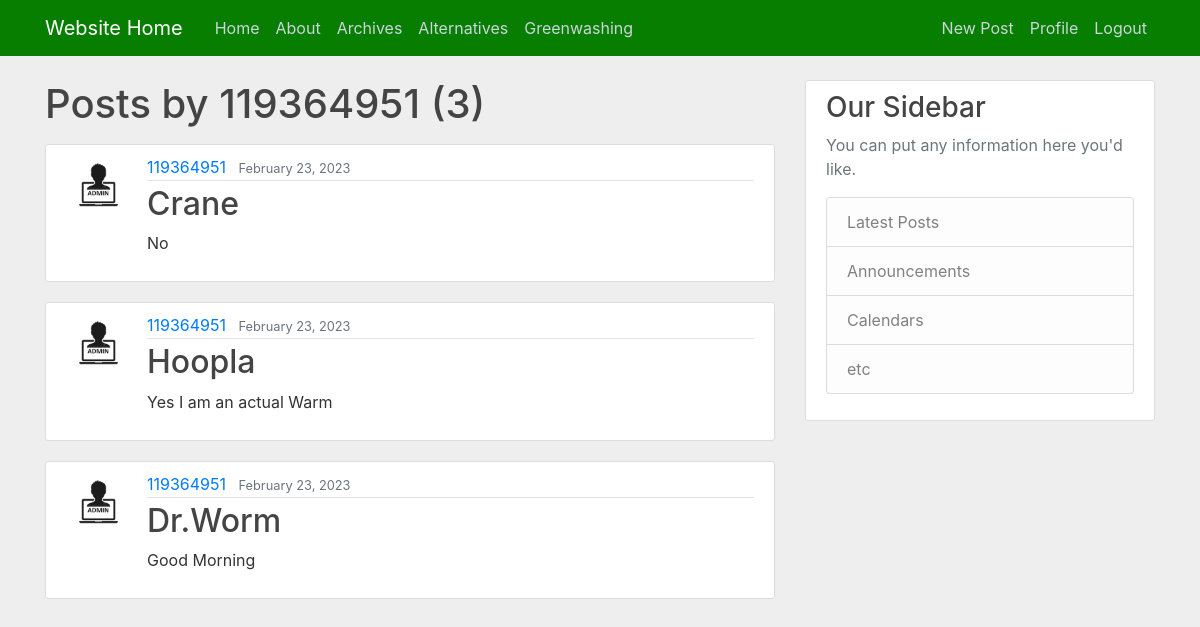
The app's page /greenuser/119364951 (signed in) with its own data.
### website/models.py (models this page shows)
class GreenPosts(models.Model):
    title = models.CharField(max_length=100)
    content = models.TextField()
    date_posted = models.DateTimeField(default=timezone.now)
    author = models.ForeignKey(User, on_delete=models.CASCADE)

### users/models.py (models this page shows, shortened)
class Profile(models.Model):
    user = models.OneToOneField(User, on_delete=models.CASCADE)
    image = models.ImageField(default='default.jpg', upload_to='profile_pics')

### website/views.py (the view)
# urls.py: path('greenuser/<str:username>', GreenUserPostListView.as_view(), name='greenuser-posts'),
class GreenUserPostListView(ListView):
    model = Posts
    template_name = 'website/greenuser_posts.html' #<app>/<model>_<viewtype>.html
    context_object_name = 'greenposts'
    paginate_by = 3
    def get_queryset(self):
        user = get_object_or_404(User, username=self.kwargs.get('username'))
        return GreenPosts.objects.filter(author=user).order_by('-date_posted')

### website/templates/website/greenuser_posts.html (shortened to what this page needs)
{% extends "website/base.html" %}
{% block content %}
<h1 class="mb-3" >Posts by {{ view.kwargs.username }} ({{ page_obj.paginator.count }})</h1>
    {% for greenposts in greenposts %}
    <article class="media content-section">
      <img class="rounded-circle article-img" src="{{ greenposts.author.profile.image.url }}">
    <div class="media-body">
        <div class="article-metadata">
        <a class="mr-2" href="{% url 'greenuser-posts' greenposts.author.username %}">{{ greenposts.author }}</a>
        <small class="text-muted">{{ greenposts.date_posted|date:"F d, Y" }}</small>
        </div>
        <h2><a class="article-title" href="{% url 'greenpost-detail' greenposts.id %}">{{ greenposts.title }}</a></h2>
        <p class="article-content">{{ greenposts.content }}</p>
    </div>
    </article>
    {% endfor %}
{% endblock content %}

### website/static/website/main.css (style rules this page uses)
body { background: #eeeeee; color: #333333; margin-top: 5rem; }
h1, h2, h3, h4, h5, h6 { color: #444444; }
.content-section { background: #ffffff; padding: 10px 20px; border: 1px solid #dddddd; border-radius: 3px; margin-bottom: 20px; }
.article-title { color: #444444; }
.article-content { white-space: pre-line; }
.article-img { height: 65px; width: 65px; margin-right: 16px; }
.article-metadata { padding-bottom: 1px; margin-bottom: 4px; border-bottom: 1px solid #e3e3e3 }

### records on screen
GreenPosts: author.profile.image (picture), author "119364951", date_posted "February 23, 2023", title "Crane", content "No"
GreenPosts: author.profile.image (picture), author "119364951", date_posted "February 23, 2023", title "Hoopla", content "Yes I am an actual Warm"
GreenPosts: author.profile.image (picture), author "119364951", date_posted "February 23, 2023", title "Dr.Worm", content "Good Morning"

### other values on screen
{{ view.kwargs.username }} "119364951"
{{ page_obj.paginator.count }} "3"
